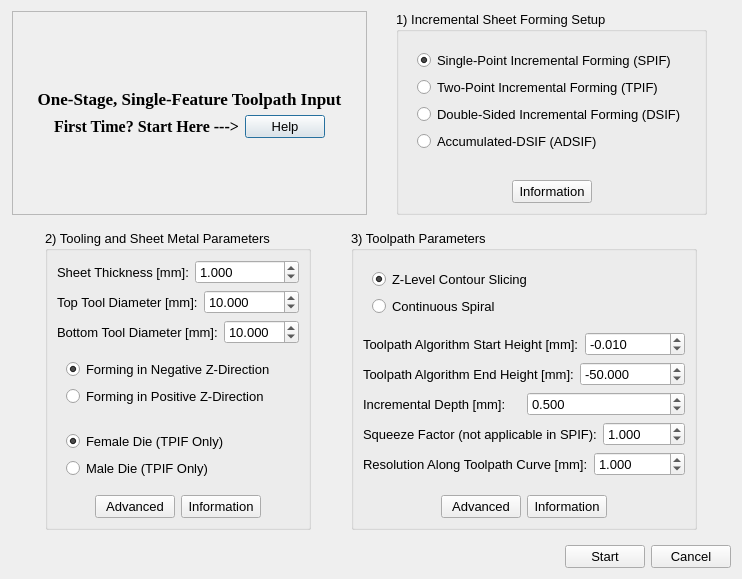
<?xml version="1.0" encoding="UTF-8"?>
<ui version="4.0">
 <class>singFeatureToolpathInputDialog</class>
 <widget class="QDialog" name="singFeatureToolpathInputDialog">
  <property name="geometry">
   <rect>
    <x>0</x>
    <y>0</y>
    <width>742</width>
    <height>579</height>
   </rect>
  </property>
  <property name="windowTitle">
   <string>One-Stage Single-Feature Toolpath Input</string>
  </property>
  <layout class="QVBoxLayout" name="verticalLayout_9">
   <item>
    <layout class="QHBoxLayout" name="horizontalLayout_14">
     <item>
      <spacer name="horizontalSpacer_10">
       <property name="orientation">
        <enum>Qt::Horizontal</enum>
       </property>
       <property name="sizeHint" stdset="0">
        <size>
         <width>18</width>
         <height>20</height>
        </size>
       </property>
      </spacer>
     </item>
     <item>
      <widget class="QFrame" name="frame_16">
       <property name="frameShape">
        <enum>QFrame::StyledPanel</enum>
       </property>
       <property name="frameShadow">
        <enum>QFrame::Plain</enum>
       </property>
       <layout class="QVBoxLayout" name="verticalLayout">
        <item>
         <spacer name="verticalSpacer">
          <property name="orientation">
           <enum>Qt::Vertical</enum>
          </property>
          <property name="sizeHint" stdset="0">
           <size>
            <width>20</width>
            <height>40</height>
           </size>
          </property>
         </spacer>
        </item>
        <item>
         <widget class="QLabel" name="label_59">
          <property name="font">
           <font>
            <family>Times New Roman</family>
            <pointsize>13</pointsize>
            <weight>75</weight>
            <italic>false</italic>
            <bold>true</bold>
           </font>
          </property>
          <property name="text">
           <string>One-Stage, Single-Feature Toolpath Input</string>
          </property>
          <property name="alignment">
           <set>Qt::AlignCenter</set>
          </property>
          <property name="wordWrap">
           <bool>true</bool>
          </property>
         </widget>
        </item>
        <item>
         <layout class="QHBoxLayout" name="horizontalLayout">
          <item>
           <spacer name="horizontalSpacer">
            <property name="orientation">
             <enum>Qt::Horizontal</enum>
            </property>
            <property name="sizeHint" stdset="0">
             <size>
              <width>40</width>
              <height>20</height>
             </size>
            </property>
           </spacer>
          </item>
          <item>
           <widget class="QLabel" name="label_60">
            <property name="font">
             <font>
              <family>Times New Roman</family>
              <pointsize>12</pointsize>
              <weight>75</weight>
              <bold>true</bold>
             </font>
            </property>
            <property name="text">
             <string>First Time? Start Here ---&gt;</string>
            </property>
           </widget>
          </item>
          <item>
           <widget class="QPushButton" name="firstTimeHelpPushButton">
            <property name="font">
             <font>
              <pointsize>10</pointsize>
             </font>
            </property>
            <property name="text">
             <string>Help</string>
            </property>
           </widget>
          </item>
          <item>
           <spacer name="horizontalSpacer_2">
            <property name="orientation">
             <enum>Qt::Horizontal</enum>
            </property>
            <property name="sizeHint" stdset="0">
             <size>
              <width>40</width>
              <height>20</height>
             </size>
            </property>
           </spacer>
          </item>
         </layout>
        </item>
        <item>
         <spacer name="verticalSpacer_2">
          <property name="orientation">
           <enum>Qt::Vertical</enum>
          </property>
          <property name="sizeHint" stdset="0">
           <size>
            <width>20</width>
            <height>40</height>
           </size>
          </property>
         </spacer>
        </item>
       </layout>
      </widget>
     </item>
     <item>
      <spacer name="horizontalSpacer_11">
       <property name="orientation">
        <enum>Qt::Horizontal</enum>
       </property>
       <property name="sizeHint" stdset="0">
        <size>
         <width>40</width>
         <height>20</height>
        </size>
       </property>
      </spacer>
     </item>
     <item>
      <widget class="QGroupBox" name="groupBox_10">
       <property name="font">
        <font>
         <pointsize>10</pointsize>
         <weight>50</weight>
         <bold>false</bold>
        </font>
       </property>
       <property name="title">
        <string>1) Incremental Sheet Forming Setup</string>
       </property>
       <layout class="QVBoxLayout" name="verticalLayout_3">
        <item>
         <widget class="QFrame" name="frame_21">
          <property name="frameShape">
           <enum>QFrame::NoFrame</enum>
          </property>
          <property name="frameShadow">
           <enum>QFrame::Raised</enum>
          </property>
          <layout class="QVBoxLayout" name="verticalLayout_2">
           <item>
            <widget class="QRadioButton" name="spifRadioButton">
             <property name="font">
              <font>
               <pointsize>10</pointsize>
              </font>
             </property>
             <property name="toolTip">
              <string>One tool that forms the sheet</string>
             </property>
             <property name="statusTip">
              <string>One tool that forms the sheet</string>
             </property>
             <property name="text">
              <string>Single-Point Incremental Forming (SPIF)</string>
             </property>
             <property name="checked">
              <bool>true</bool>
             </property>
            </widget>
           </item>
           <item>
            <widget class="QRadioButton" name="tpifRadioButton">
             <property name="font">
              <font>
               <pointsize>10</pointsize>
              </font>
             </property>
             <property name="toolTip">
              <string>One tool and a partial die to support the sheet during forming</string>
             </property>
             <property name="statusTip">
              <string>One tool and a partial die to support the sheet during forming</string>
             </property>
             <property name="text">
              <string>Two-Point Incremental Forming (TPIF)</string>
             </property>
            </widget>
           </item>
           <item>
            <widget class="QRadioButton" name="dsifRadioButton">
             <property name="font">
              <font>
               <pointsize>10</pointsize>
              </font>
             </property>
             <property name="toolTip">
              <string>Two independent tools, one on each side of the sheet</string>
             </property>
             <property name="statusTip">
              <string>Two independent tools, one on each side of the sheet</string>
             </property>
             <property name="text">
              <string>Double-Sided Incremental Forming (DSIF)</string>
             </property>
            </widget>
           </item>
           <item>
            <widget class="QRadioButton" name="adsifRadioButton">
             <property name="enabled">
              <bool>true</bool>
             </property>
             <property name="text">
              <string>Accumulated-DSIF (ADSIF)</string>
             </property>
            </widget>
           </item>
          </layout>
         </widget>
        </item>
        <item>
         <spacer name="verticalSpacer_3">
          <property name="orientation">
           <enum>Qt::Vertical</enum>
          </property>
          <property name="sizeHint" stdset="0">
           <size>
            <width>20</width>
            <height>13</height>
           </size>
          </property>
         </spacer>
        </item>
        <item>
         <layout class="QHBoxLayout" name="horizontalLayout_2">
          <item>
           <spacer name="horizontalSpacer_3">
            <property name="orientation">
             <enum>Qt::Horizontal</enum>
            </property>
            <property name="sizeHint" stdset="0">
             <size>
              <width>40</width>
              <height>20</height>
             </size>
            </property>
           </spacer>
          </item>
          <item>
           <widget class="QPushButton" name="isfSetupHelpPushButton">
            <property name="text">
             <string>Information</string>
            </property>
           </widget>
          </item>
          <item>
           <spacer name="horizontalSpacer_4">
            <property name="orientation">
             <enum>Qt::Horizontal</enum>
            </property>
            <property name="sizeHint" stdset="0">
             <size>
              <width>40</width>
              <height>20</height>
             </size>
            </property>
           </spacer>
          </item>
         </layout>
        </item>
       </layout>
      </widget>
     </item>
     <item>
      <spacer name="horizontalSpacer_12">
       <property name="orientation">
        <enum>Qt::Horizontal</enum>
       </property>
       <property name="sizeHint" stdset="0">
        <size>
         <width>40</width>
         <height>20</height>
        </size>
       </property>
      </spacer>
     </item>
    </layout>
   </item>
   <item>
    <spacer name="verticalSpacer_6">
     <property name="orientation">
      <enum>Qt::Vertical</enum>
     </property>
     <property name="sizeHint" stdset="0">
      <size>
       <width>20</width>
       <height>5</height>
      </size>
     </property>
    </spacer>
   </item>
   <item>
    <layout class="QHBoxLayout" name="horizontalLayout_15">
     <item>
      <spacer name="horizontalSpacer_13">
       <property name="orientation">
        <enum>Qt::Horizontal</enum>
       </property>
       <property name="sizeHint" stdset="0">
        <size>
         <width>40</width>
         <height>20</height>
        </size>
       </property>
      </spacer>
     </item>
     <item>
      <widget class="QGroupBox" name="groupBox_11">
       <property name="font">
        <font>
         <pointsize>10</pointsize>
        </font>
       </property>
       <property name="title">
        <string>2) Tooling and Sheet Metal Parameters</string>
       </property>
       <property name="flat">
        <bool>false</bool>
       </property>
       <layout class="QVBoxLayout" name="verticalLayout_6">
        <item>
         <layout class="QHBoxLayout" name="horizontalLayout_3">
          <item>
           <widget class="QLabel" name="label_56">
            <property name="text">
             <string>Sheet Thickness [mm]:</string>
            </property>
           </widget>
          </item>
          <item>
           <widget class="QDoubleSpinBox" name="sheetThickSpinBox">
            <property name="toolTip">
             <string>Thickness of the virgin sheet metal</string>
            </property>
            <property name="decimals">
             <number>3</number>
            </property>
            <property name="minimum">
             <double>0.005000000000000</double>
            </property>
            <property name="maximum">
             <double>50.000000000000000</double>
            </property>
            <property name="singleStep">
             <double>0.250000000000000</double>
            </property>
            <property name="value">
             <double>1.000000000000000</double>
            </property>
           </widget>
          </item>
         </layout>
        </item>
        <item>
         <layout class="QHBoxLayout" name="horizontalLayout_4">
          <item>
           <widget class="QLabel" name="label_57">
            <property name="text">
             <string>Top Tool Diameter [mm]:</string>
            </property>
           </widget>
          </item>
          <item>
           <widget class="QDoubleSpinBox" name="topToolDiamSpinBox">
            <property name="toolTip">
             <string>Diameter of the hemispherical top tool</string>
            </property>
            <property name="statusTip">
             <string>Diameter of the hemispherical top tool</string>
            </property>
            <property name="decimals">
             <number>3</number>
            </property>
            <property name="minimum">
             <double>0.010000000000000</double>
            </property>
            <property name="maximum">
             <double>250.000000000000000</double>
            </property>
            <property name="value">
             <double>10.000000000000000</double>
            </property>
           </widget>
          </item>
         </layout>
        </item>
        <item>
         <layout class="QHBoxLayout" name="horizontalLayout_5">
          <item>
           <widget class="QLabel" name="label_58">
            <property name="text">
             <string>Bottom Tool Diameter [mm]:</string>
            </property>
           </widget>
          </item>
          <item>
           <widget class="QDoubleSpinBox" name="botToolDiamSpinBox">
            <property name="toolTip">
             <string>Diameter of the hemispherical bottom tool</string>
            </property>
            <property name="statusTip">
             <string>Diameter of the hemispherical bottom tool</string>
            </property>
            <property name="decimals">
             <number>3</number>
            </property>
            <property name="minimum">
             <double>0.010000000000000</double>
            </property>
            <property name="maximum">
             <double>250.000000000000000</double>
            </property>
            <property name="value">
             <double>10.000000000000000</double>
            </property>
           </widget>
          </item>
         </layout>
        </item>
        <item>
         <widget class="QFrame" name="frame_22">
          <property name="frameShape">
           <enum>QFrame::NoFrame</enum>
          </property>
          <property name="frameShadow">
           <enum>QFrame::Plain</enum>
          </property>
          <layout class="QVBoxLayout" name="verticalLayout_4">
           <item>
            <widget class="QRadioButton" name="negZFormingDirRadioButton">
             <property name="toolTip">
              <string>The toolpath progresses in the negative Z-direction</string>
             </property>
             <property name="statusTip">
              <string>The toolpath progresses in the negative Z-direction</string>
             </property>
             <property name="text">
              <string>Forming in Negative Z-Direction</string>
             </property>
             <property name="checkable">
              <bool>true</bool>
             </property>
             <property name="checked">
              <bool>true</bool>
             </property>
             <property name="autoExclusive">
              <bool>true</bool>
             </property>
            </widget>
           </item>
           <item>
            <widget class="QRadioButton" name="posZFormingDirRadioButton">
             <property name="toolTip">
              <string>The toolpath progresses in the positive Z-direction</string>
             </property>
             <property name="statusTip">
              <string>The toolpath progresses in the positive Z-direction</string>
             </property>
             <property name="text">
              <string>Forming in Positive Z-Direction</string>
             </property>
            </widget>
           </item>
          </layout>
         </widget>
        </item>
        <item>
         <widget class="QFrame" name="frame_23">
          <property name="frameShape">
           <enum>QFrame::NoFrame</enum>
          </property>
          <property name="frameShadow">
           <enum>QFrame::Sunken</enum>
          </property>
          <layout class="QVBoxLayout" name="verticalLayout_5">
           <item>
            <widget class="QRadioButton" name="femaleDieShapeRadioButton">
             <property name="toolTip">
              <string>For a female die, the sheet is formed into the die</string>
             </property>
             <property name="statusTip">
              <string/>
             </property>
             <property name="text">
              <string>Female Die (TPIF Only)</string>
             </property>
             <property name="checkable">
              <bool>true</bool>
             </property>
             <property name="checked">
              <bool>true</bool>
             </property>
            </widget>
           </item>
           <item>
            <widget class="QRadioButton" name="maleDieShapeRadioButton">
             <property name="toolTip">
              <string>For a male die, the sheet is formed around the die</string>
             </property>
             <property name="text">
              <string>Male Die (TPIF Only) </string>
             </property>
            </widget>
           </item>
          </layout>
         </widget>
        </item>
        <item>
         <spacer name="verticalSpacer_4">
          <property name="orientation">
           <enum>Qt::Vertical</enum>
          </property>
          <property name="sizeHint" stdset="0">
           <size>
            <width>20</width>
            <height>1</height>
           </size>
          </property>
         </spacer>
        </item>
        <item>
         <layout class="QHBoxLayout" name="horizontalLayout_6">
          <item>
           <spacer name="horizontalSpacer_5">
            <property name="orientation">
             <enum>Qt::Horizontal</enum>
            </property>
            <property name="sizeHint" stdset="0">
             <size>
              <width>40</width>
              <height>20</height>
             </size>
            </property>
           </spacer>
          </item>
          <item>
           <widget class="QPushButton" name="toolingParamAdvPushButton">
            <property name="text">
             <string>Advanced</string>
            </property>
           </widget>
          </item>
          <item>
           <widget class="QPushButton" name="toolingParamHelpPushButton">
            <property name="font">
             <font>
              <pointsize>10</pointsize>
             </font>
            </property>
            <property name="text">
             <string>Information</string>
            </property>
           </widget>
          </item>
          <item>
           <spacer name="horizontalSpacer_6">
            <property name="orientation">
             <enum>Qt::Horizontal</enum>
            </property>
            <property name="sizeHint" stdset="0">
             <size>
              <width>40</width>
              <height>20</height>
             </size>
            </property>
           </spacer>
          </item>
         </layout>
        </item>
       </layout>
      </widget>
     </item>
     <item>
      <spacer name="horizontalSpacer_14">
       <property name="orientation">
        <enum>Qt::Horizontal</enum>
       </property>
       <property name="sizeHint" stdset="0">
        <size>
         <width>40</width>
         <height>20</height>
        </size>
       </property>
      </spacer>
     </item>
     <item>
      <widget class="QGroupBox" name="groupBox_12">
       <property name="font">
        <font>
         <pointsize>10</pointsize>
        </font>
       </property>
       <property name="title">
        <string>3) Toolpath Parameters</string>
       </property>
       <layout class="QVBoxLayout" name="verticalLayout_8">
        <item>
         <widget class="QFrame" name="frame_24">
          <property name="frameShape">
           <enum>QFrame::NoFrame</enum>
          </property>
          <property name="frameShadow">
           <enum>QFrame::Raised</enum>
          </property>
          <layout class="QVBoxLayout" name="verticalLayout_7">
           <item>
            <widget class="QRadioButton" name="zLevelSlicingRadioButton">
             <property name="toolTip">
              <string>Toolpath points lie on successive, discrete contours</string>
             </property>
             <property name="statusTip">
              <string>Toolpath points lie on successive, discrete contours</string>
             </property>
             <property name="text">
              <string>Z-Level Contour Slicing</string>
             </property>
             <property name="checked">
              <bool>true</bool>
             </property>
            </widget>
           </item>
           <item>
            <widget class="QRadioButton" name="spiralToolpathRadioButton">
             <property name="toolTip">
              <string>Toolpath points are continuous and traverse in a spiral</string>
             </property>
             <property name="statusTip">
              <string>Toolpath points are continuous and traverse in a spiral</string>
             </property>
             <property name="text">
              <string>Continuous Spiral</string>
             </property>
            </widget>
           </item>
          </layout>
         </widget>
        </item>
        <item>
         <layout class="QHBoxLayout" name="horizontalLayout_7">
          <item>
           <widget class="QLabel" name="label_65">
            <property name="text">
             <string>Toolpath Algorithm Start Height [mm]:</string>
            </property>
           </widget>
          </item>
          <item>
           <widget class="QDoubleSpinBox" name="startHeightSpinBox">
            <property name="toolTip">
             <string>Provide the intersection algorithm the height to start the toolpath</string>
            </property>
            <property name="statusTip">
             <string>0</string>
            </property>
            <property name="decimals">
             <number>3</number>
            </property>
            <property name="minimum">
             <double>-9999.998999999999796</double>
            </property>
            <property name="maximum">
             <double>9999.989999999999782</double>
            </property>
            <property name="value">
             <double>-0.010000000000000</double>
            </property>
           </widget>
          </item>
         </layout>
        </item>
        <item>
         <layout class="QHBoxLayout" name="horizontalLayout_8">
          <item>
           <widget class="QLabel" name="label_62">
            <property name="text">
             <string>Toolpath Algorithm End Height [mm]:</string>
            </property>
           </widget>
          </item>
          <item>
           <widget class="QDoubleSpinBox" name="endHeightSpinBox">
            <property name="toolTip">
             <string>Provide the intersection algorithm the height to start the toolpath</string>
            </property>
            <property name="statusTip">
             <string>0</string>
            </property>
            <property name="decimals">
             <number>3</number>
            </property>
            <property name="minimum">
             <double>-9999.998999999999796</double>
            </property>
            <property name="maximum">
             <double>9999.998999999999796</double>
            </property>
            <property name="value">
             <double>-50.000000000000000</double>
            </property>
           </widget>
          </item>
         </layout>
        </item>
        <item>
         <layout class="QHBoxLayout" name="horizontalLayout_9">
          <item>
           <widget class="QLabel" name="label_61">
            <property name="text">
             <string>Incremental Depth [mm]:</string>
            </property>
           </widget>
          </item>
          <item>
           <widget class="QDoubleSpinBox" name="incDepthSpinBox">
            <property name="toolTip">
             <string>Incremental depth (contour slicing) or pitch (spiral) of the toolpath</string>
            </property>
            <property name="statusTip">
             <string>Incremental depth (contour slicing) or pitch (spiral) of the toolpath</string>
            </property>
            <property name="decimals">
             <number>3</number>
            </property>
            <property name="minimum">
             <double>0.009000000000000</double>
            </property>
            <property name="maximum">
             <double>999.999000000000024</double>
            </property>
            <property name="singleStep">
             <double>0.250000000000000</double>
            </property>
            <property name="value">
             <double>0.500000000000000</double>
            </property>
           </widget>
          </item>
         </layout>
        </item>
        <item>
         <layout class="QHBoxLayout" name="horizontalLayout_10">
          <item>
           <widget class="QLabel" name="label_63">
            <property name="text">
             <string>Squeeze Factor (not applicable in SPIF):</string>
            </property>
           </widget>
          </item>
          <item>
           <widget class="QDoubleSpinBox" name="sqzFactorSpinBox">
            <property name="toolTip">
             <string>Change the tool gap with respect to the predicted thickness</string>
            </property>
            <property name="decimals">
             <number>3</number>
            </property>
            <property name="minimum">
             <double>0.001000000000000</double>
            </property>
            <property name="maximum">
             <double>1000.000000000000000</double>
            </property>
            <property name="singleStep">
             <double>0.050000000000000</double>
            </property>
            <property name="value">
             <double>1.000000000000000</double>
            </property>
           </widget>
          </item>
         </layout>
        </item>
        <item>
         <layout class="QHBoxLayout" name="horizontalLayout_11">
          <item>
           <widget class="QLabel" name="label_64">
            <property name="text">
             <string>Resolution Along Toolpath Curve [mm]:</string>
            </property>
           </widget>
          </item>
          <item>
           <widget class="QDoubleSpinBox" name="resolToolpathCurveSpinBox">
            <property name="toolTip">
             <string>Provide the spacing between subsequent toolpath points</string>
            </property>
            <property name="statusTip">
             <string/>
            </property>
            <property name="decimals">
             <number>3</number>
            </property>
            <property name="minimum">
             <double>0.005000000000000</double>
            </property>
            <property name="maximum">
             <double>999.999000000000024</double>
            </property>
            <property name="singleStep">
             <double>0.200000000000000</double>
            </property>
            <property name="value">
             <double>1.000000000000000</double>
            </property>
           </widget>
          </item>
         </layout>
        </item>
        <item>
         <spacer name="verticalSpacer_5">
          <property name="orientation">
           <enum>Qt::Vertical</enum>
          </property>
          <property name="sizeHint" stdset="0">
           <size>
            <width>20</width>
            <height>3</height>
           </size>
          </property>
         </spacer>
        </item>
        <item>
         <layout class="QHBoxLayout" name="horizontalLayout_12">
          <item>
           <spacer name="horizontalSpacer_8">
            <property name="orientation">
             <enum>Qt::Horizontal</enum>
            </property>
            <property name="sizeHint" stdset="0">
             <size>
              <width>40</width>
              <height>20</height>
             </size>
            </property>
           </spacer>
          </item>
          <item>
           <widget class="QPushButton" name="toolpathParamAdvPushButton">
            <property name="text">
             <string>Advanced</string>
            </property>
           </widget>
          </item>
          <item>
           <widget class="QPushButton" name="toolpathParamHelpPushButton">
            <property name="font">
             <font>
              <pointsize>10</pointsize>
             </font>
            </property>
            <property name="text">
             <string>Information</string>
            </property>
           </widget>
          </item>
          <item>
           <spacer name="horizontalSpacer_7">
            <property name="orientation">
             <enum>Qt::Horizontal</enum>
            </property>
            <property name="sizeHint" stdset="0">
             <size>
              <width>40</width>
              <height>20</height>
             </size>
            </property>
           </spacer>
          </item>
         </layout>
        </item>
       </layout>
      </widget>
     </item>
     <item>
      <spacer name="horizontalSpacer_15">
       <property name="orientation">
        <enum>Qt::Horizontal</enum>
       </property>
       <property name="sizeHint" stdset="0">
        <size>
         <width>40</width>
         <height>20</height>
        </size>
       </property>
      </spacer>
     </item>
    </layout>
   </item>
   <item>
    <spacer name="verticalSpacer_7">
     <property name="orientation">
      <enum>Qt::Vertical</enum>
     </property>
     <property name="sizeHint" stdset="0">
      <size>
       <width>20</width>
       <height>5</height>
      </size>
     </property>
    </spacer>
   </item>
   <item>
    <layout class="QHBoxLayout" name="horizontalLayout_13">
     <item>
      <spacer name="horizontalSpacer_9">
       <property name="orientation">
        <enum>Qt::Horizontal</enum>
       </property>
       <property name="sizeHint" stdset="0">
        <size>
         <width>538</width>
         <height>20</height>
        </size>
       </property>
      </spacer>
     </item>
     <item>
      <widget class="QPushButton" name="startPushButton">
       <property name="font">
        <font>
         <pointsize>10</pointsize>
        </font>
       </property>
       <property name="text">
        <string>Start</string>
       </property>
      </widget>
     </item>
     <item>
      <widget class="QPushButton" name="cancelPushButton">
       <property name="font">
        <font>
         <pointsize>10</pointsize>
        </font>
       </property>
       <property name="text">
        <string>Cancel</string>
       </property>
      </widget>
     </item>
    </layout>
   </item>
  </layout>
 </widget>
 <resources/>
 <connections>
  <connection>
   <sender>startPushButton</sender>
   <signal>clicked()</signal>
   <receiver>singFeatureToolpathInputDialog</receiver>
   <slot>accept()</slot>
   <hints>
    <hint type="sourcelabel">
     <x>891</x>
     <y>650</y>
    </hint>
    <hint type="destinationlabel">
     <x>509</x>
     <y>336</y>
    </hint>
   </hints>
  </connection>
  <connection>
   <sender>cancelPushButton</sender>
   <signal>clicked()</signal>
   <receiver>singFeatureToolpathInputDialog</receiver>
   <slot>reject()</slot>
   <hints>
    <hint type="sourcelabel">
     <x>972</x>
     <y>650</y>
    </hint>
    <hint type="destinationlabel">
     <x>509</x>
     <y>336</y>
    </hint>
   </hints>
  </connection>
 </connections>
</ui>
